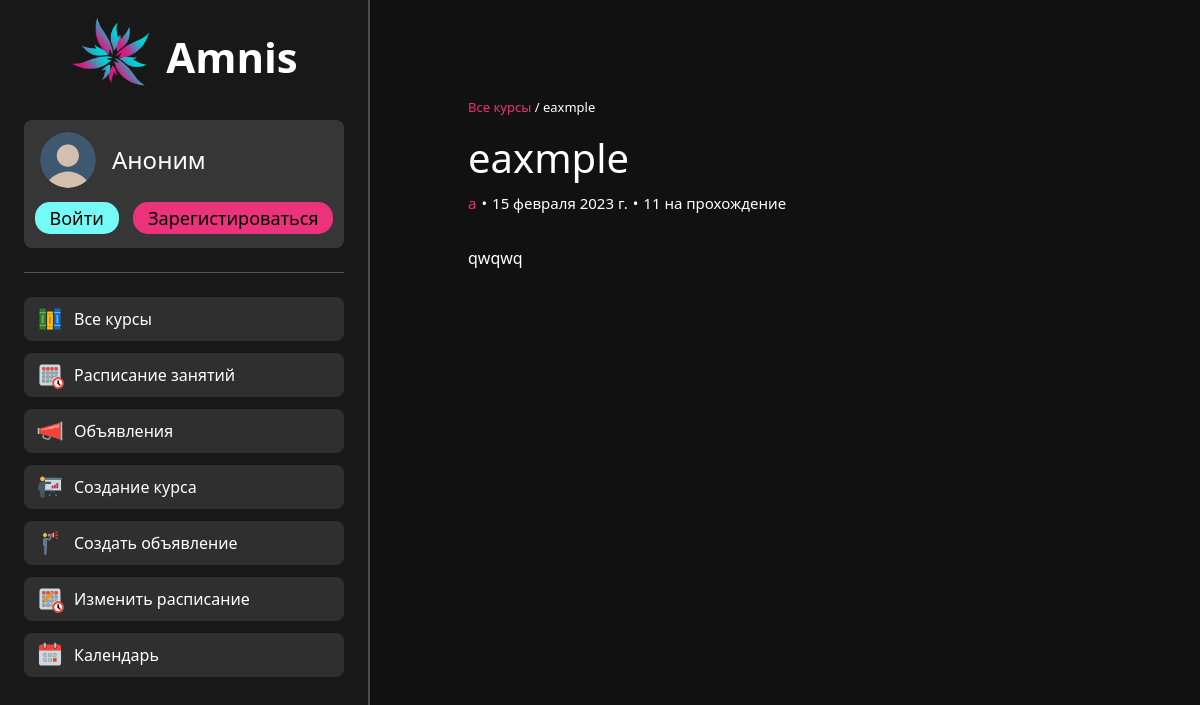
The page /course/1 on the database its author committed.
### main/models.py (models this page shows, shortened)
class Course(models.Model):
    title = models.CharField('Title', max_length=250)
    course_image = models.ImageField('Course image', upload_to="photo_files", null=True, blank=True)
    author_id = models.ForeignKey(User, blank=True, on_delete=models.CASCADE)
    date = models.DateField('Date', blank=True, default=datetime.date(1, 1, 1))
    time_to_read = models.CharField('Time to read', max_length=50)
    description = models.CharField('Description', max_length=500)
    content = models.TextField('Content')
    class Meta:
        verbose_name = "Course"
        verbose_name_plural = "Courses"

### main/views.py (the view)
# urls.py: path('course/<int:course_id>', views.course_view, name='course'),
def course_view(request, course_id):
    courses = Course.objects.all().filter(id=course_id)
    user = request.user
    isSubscribed = False
    role = get_role(request.user)
    ava = get_ava(request.user)
    if len(courses):
        course = courses[0]
        if user.is_authenticated:
            profile = ProfileInfo.objects.filter(login=request.user.username)[0]
            if course in profile.course.all():
                isSubscribed = True
            else:
                isSubscribed = False
        course_files = CourseFile.objects.all().filter(course=course)
        course.content = parse_html(course.content, user, course)
        return render(request, 'main/course.html', {'course': course, 'course_files': course_files, 'role': role,
                                                    'ava': ava, 'isSubscribed': isSubscribed})
    else:
        print('Error. There is no such course to be found.')
        return redirect('all_courses')

### main/views.py (called while the page is built, shortened)
def get_role(user):
    template = ""
    return template

def get_ava(user):
    if user.is_authenticated:
        profiles_ava = ProfileInfo.objects.filter(login=user).get().avatar
        return profiles_ava
    else:
        return ""

def get_tag_range(html, tag, entry_number):
    start_tag = f'<{tag}'
    end_tag = f'</{tag}>'
    start = 0
    current_entry_number = 0
    while current_entry_number <= entry_number and start != -1:
        start = html.find(start_tag, start)
        current_entry_number += 1
        if current_entry_number <= entry_number and start != -1:
            start += 1
    end = html.find(end_tag, start) + len(end_tag) - 1
    if start >= end or start == -1 or end == -1:
        start = -1
        end = -1
    return [start, end]

def parse_progress(html, user, course) -> str:
    tag_range = [0, 0]
    current_entry = 0
    while tag_range[0] != -1 and tag_range[1] != -1:
        tag_range = get_tag_range(html, "passed", 0)
        if user.id is None:
            html = html[0:tag_range[0]] + html[tag_range[1] + 1:]
        current_entry += 1
    return html

def parse_html(html, user, course) -> str:
    html_new = parse_progress(html, user, course)
    return html_new

### main/templates/main/course.html (shortened to what this page needs)
{% load static %}
<!doctype html>
<html lang="en">
<head>
    <link rel="stylesheet" href="https://cdn.jsdelivr.net/npm/bootstrap@5.2.3/dist/css/bootstrap.min.css">
    <link rel="stylesheet" href="https://cdn.jsdelivr.net/npm/bootstrap-icons@1.10.2/font/bootstrap-icons.css">
    <link rel="stylesheet" href="{% static 'main/css/common.css'%}">
    <link rel="stylesheet" href="{% static 'main/css/course.css'%}">
</head>
<body>
    {% include 'main/navigation.html' %}
    <div class="aside_container">
        <div class="course_body">
            <div class="site_path">
            <p class="site_path">
                <a class="ref" href="{% url 'all_courses'%}">Все курсы</a> &nbsp;/&nbsp;
                <span>{{course.title}}</span>
            </div>
            <div id="course_title_and_action_button">
                <h1 class="course_title">{{course.title}}</h1>
            </div>
            <div class="sub_title">
                <div class="author">{{course.author_id.username}}</div>
                <div class="split_point">•</div>
                <div class="time_to_pass author_and_time_to_pass__time_to_pass">{{course.date}}</div>
                <div class="split_point">•</div>
                <div class="time_to_pass author_and_time_to_pass__time_to_pass">{{course.time_to_read}} на прохождение</div>
            </div>
            {{course.content|safe}}
        </div>
    </div>
</body>
</html>

### main/static/main/css/common.css (style rules this page uses)
:root { --white-color: #ffffff; --white-color-hover: #dddddd; --white-color-active: #aaaaaa; --add-green-color: #26e144; --add-green-color-hover: #23cc3f; --add-green-color-active: #1eb337; --cyan-color: #75fbf6; --cyan-color-hover: #02e3dc; --cyan-color-active: #00bfb9; --blue-color: #4cc2ff; --blue-color-hover: #68cafc; --blue-color-active: #38ade8; --magenta-color: #ea337b; --magenta-color-hover: #cc2d6d; --magenta-color-active: #b3275f; --dark-white9-color: #999999; --darkgrey2-color: #222222; --darkgrey-color: #333333; --darkgrey-color-hover: #2b2b2b; --semi-darkgrey-color: #414141; --dark-cyan-color: #173f4c; --reference_color: #75b6e7; --error-red-color: #ff5757; }
html, body { padding: 0; margin: 0; width: 100%; height: 100%; background-color:#111111; color: white; }
.split_point { margin: 0 5px 0 5px; }
.aside_container { margin-left: var(--navigation-offset); padding: 48px; }

### main/static/main/css/course.css (style rules this page uses)
html, body { padding: 0; margin: 0; width: 100%; height: 100%; background-color:#111111; color: white; }
.course_body { display: flex; flex-direction: column; align-items: start; padding: 50px; }
.ref { color: #75b6e7; }
.site_path { display: flex; font-size: 13px; }
.author { color: var(--magenta-color); }
.sub_title { display: flex; margin-top: 10px; margin-bottom: 32px; font-size: 15px; }
.course_title { margin: 0; }
.ref { color: var(--magenta-color); text-decoration: none; }
#course_title_and_action_button { display: flex; flex-direction: row; width: 100%; justify-content: space-between; }

### main/static/main/css/navigation.css (style rules this page uses)
:root { --navigation-width: 320px; --horizontal-padding: 24px; --border-width: 2px; --navigation-offset: calc(var(--navigation-width) + 2*var(--horizontal-padding) + var(--border-width)); }

### rows shown on the page
Course: title "eaxmple", author_id.username "a", date "15 февраля 2023 г.", time_to_read "11", content "qwqwq"
